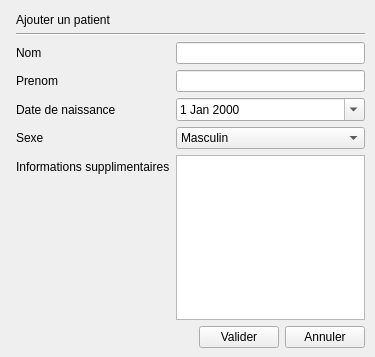
<?xml version="1.0" encoding="UTF-8"?>
<ui version="4.0">
 <class>UiAddPatient</class>
 <widget class="QWidget" name="UiAddPatient">
  <property name="geometry">
   <rect>
    <x>0</x>
    <y>0</y>
    <width>375</width>
    <height>357</height>
   </rect>
  </property>
  <property name="windowTitle">
   <string>Form</string>
  </property>
  <widget class="QWidget" name="">
   <property name="geometry">
    <rect>
     <x>10</x>
     <y>10</y>
     <width>361</width>
     <height>341</height>
    </rect>
   </property>
   <layout class="QVBoxLayout" name="layGen">
    <property name="leftMargin">
     <number>6</number>
    </property>
    <property name="topMargin">
     <number>3</number>
    </property>
    <property name="rightMargin">
     <number>6</number>
    </property>
    <property name="bottomMargin">
     <number>3</number>
    </property>
    <item>
     <widget class="QLabel" name="label">
      <property name="styleSheet">
       <string notr="true">font: 25 16pt &quot;Microsoft YaHei UI Light&quot;;</string>
      </property>
      <property name="text">
       <string>Ajouter un patient</string>
      </property>
     </widget>
    </item>
    <item>
     <widget class="Line" name="line">
      <property name="orientation">
       <enum>Qt::Horizontal</enum>
      </property>
     </widget>
    </item>
    <item>
     <layout class="QFormLayout" name="formLayout">
      <item row="0" column="0">
       <widget class="QLabel" name="label_2">
        <property name="text">
         <string>Nom</string>
        </property>
       </widget>
      </item>
      <item row="0" column="1">
       <widget class="QLineEdit" name="lgnNom"/>
      </item>
      <item row="1" column="0">
       <widget class="QLabel" name="label_3">
        <property name="text">
         <string>Prenom</string>
        </property>
       </widget>
      </item>
      <item row="1" column="1">
       <widget class="QLineEdit" name="lgnPrenom"/>
      </item>
      <item row="2" column="0">
       <widget class="QLabel" name="label_4">
        <property name="text">
         <string>Date de naissance</string>
        </property>
       </widget>
      </item>
      <item row="2" column="1">
       <widget class="QDateEdit" name="dateNais">
        <property name="calendarPopup">
         <bool>true</bool>
        </property>
       </widget>
      </item>
      <item row="3" column="0">
       <widget class="QLabel" name="label_5">
        <property name="text">
         <string>Sexe</string>
        </property>
       </widget>
      </item>
      <item row="4" column="0">
       <widget class="QLabel" name="label_6">
        <property name="text">
         <string>Informations supplimentaires</string>
        </property>
       </widget>
      </item>
      <item row="4" column="1">
       <widget class="QTextEdit" name="txt"/>
      </item>
      <item row="3" column="1">
       <widget class="QComboBox" name="cmbSex">
        <item>
         <property name="text">
          <string>Masculin</string>
         </property>
        </item>
        <item>
         <property name="text">
          <string>Feminin</string>
         </property>
        </item>
       </widget>
      </item>
     </layout>
    </item>
    <item>
     <layout class="QHBoxLayout" name="horizontalLayout">
      <item>
       <spacer name="horizontalSpacer">
        <property name="orientation">
         <enum>Qt::Horizontal</enum>
        </property>
        <property name="sizeHint" stdset="0">
         <size>
          <width>40</width>
          <height>20</height>
         </size>
        </property>
       </spacer>
      </item>
      <item>
       <widget class="QPushButton" name="btnValider">
        <property name="text">
         <string>Valider</string>
        </property>
       </widget>
      </item>
      <item>
       <widget class="QPushButton" name="btnAnnul">
        <property name="text">
         <string>Annuler</string>
        </property>
       </widget>
      </item>
     </layout>
    </item>
   </layout>
  </widget>
 </widget>
 <resources/>
 <connections/>
</ui>
